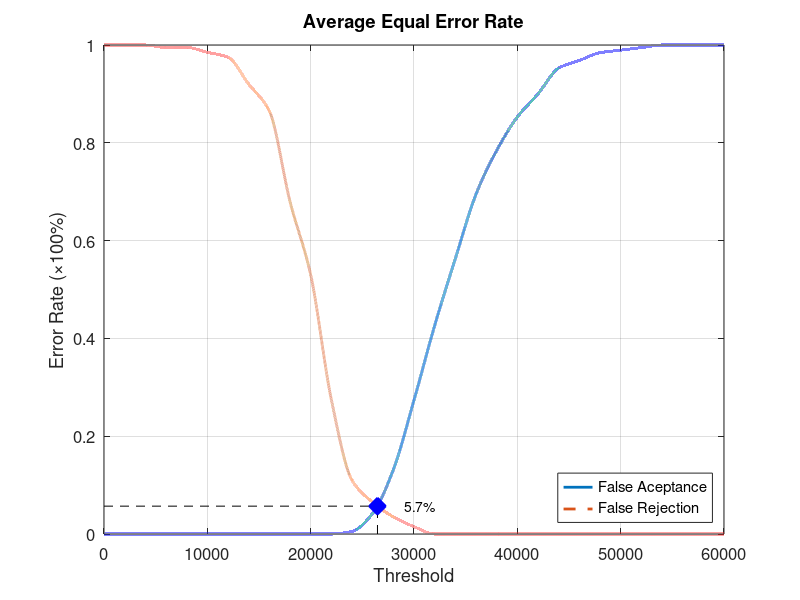
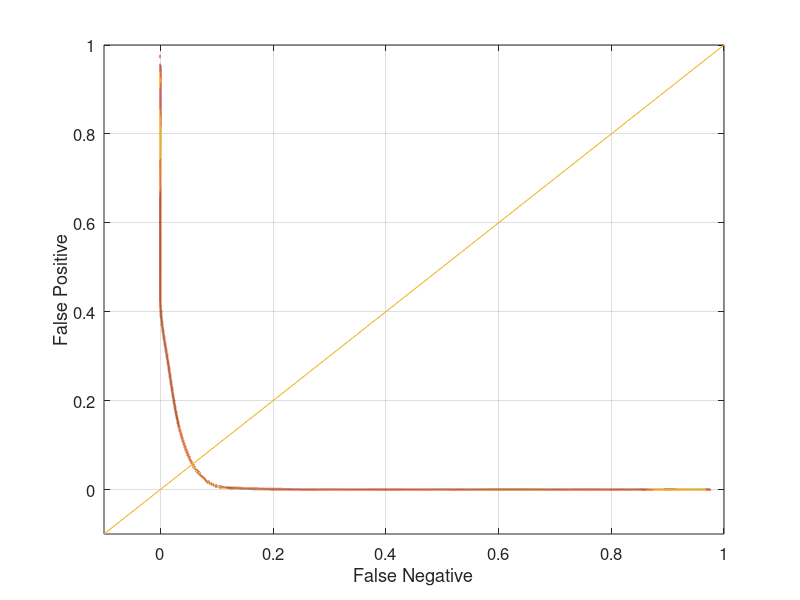

The MATLAB script that drew these images, in order:
function yEER = Database5_4
close all;
clear;
clc;
x = 0:2000:60000;
xq = 0:0.5:60000;

y0 = [0 0 0 0 0 0 0 0 0 0 0 0 0.00526316 0.0421053 0.131579 0.273684 0.426316 0.563158 0.694737 0.784211 0.852632 0.9 0.952632 0.968421 0.984211 0.989474 0.994737 1 1 1 1];
yy0 = interp1(x, y0, xq, 'pchip');
y1 = [1 1 1 0.995 0.995 0.985 0.975 0.92 0.865 0.68 0.53 0.275 0.11 0.065 0.035 0.015 0 0 0 0 0 0 0 0 0 0 0 0 0 0 0];
yy1 = interp1(x, y1, xq, 'pchip');

% Calculating EER: 
y2 = abs(y0 - y1);
find(y2 == min(y2))
yy2 = abs(yy0 - yy1);
xEER = find(yy2 == min(yy2));
xEERIndex = xq(xEER) % X-axis EER
yEER = yy0(xEER) % Y-axis EER

main = figure
plot(xq, yy0,'-','LineWidth', 2);	hold on
plot(xq, yy1,'--','LineWidth', 2);	hold on
plot([xEERIndex xEERIndex], [0 yEER], 'k--');	hold on
plot([0 xEERIndex], [yEER yEER], 'k--');	hold on
plot(xEERIndex, yEER, 'bx', 'LineWidth', 10);	hold on
text(xEERIndex + 10 * xEERIndex / 100, yEER, [num2str(round((10000 * yEER)) / 100) '%'])
legend('False Aceptance', 'False Rejection', 'Location', 'SouthEast')
xlabel('Threshold')
ylabel('Error Rate (\times100%)')
title('Average Equal Error Rate')
set(gca, 'FontSize', 12)
axis([0 60000 0 1])
grid on

print(main, 'Database5_4Main', '-dpng');
FNRxFPR = figure('Color', [1 1 1]);
plot(yy1, yy0, '-', yy1, yy0, 'LineWidth', 2);
hold on
y = -0.1:0.1:1
plot(y, y); 
set(gca, 'FontSize', 12)
xlabel('False Negative')
ylabel('False Positive')
axis([-0.1 1 -0.1 1])
set(gca, 'FontSize', 12)
grid on

print(FNRxFPR, 'Database5_4FNRxFPR','-dpng');
end
